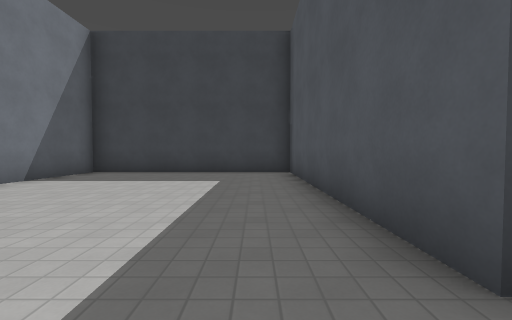
View 1 (above)

14 first-person views from a walk through a level from a Godot 3-D game. The camera is 1.3 m above the floor, tilts 2° down and sees 90° across. The floor is counted in squares, 2 m on a side. Each view is taken from the middle of a square. On the plan, view 1 faces up. The plan holds only what a view shows up to about 9 squares ahead; the rest is blank. The place goes on beyond the plan. Surface patterns are stand-ins for the level's own textures.

View 2
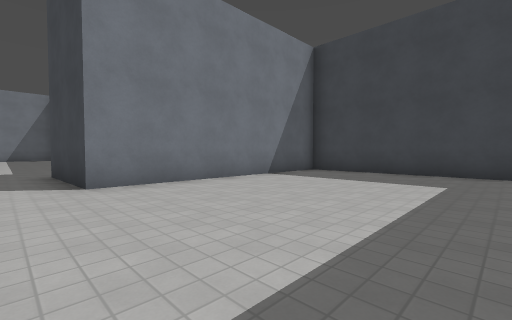

View 3
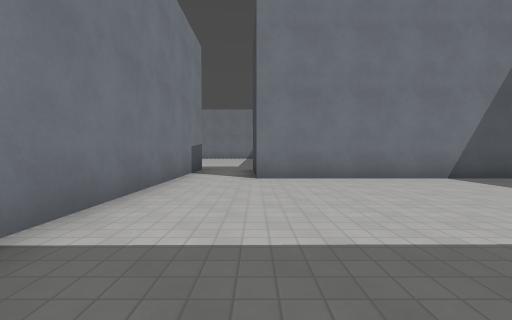

View 4
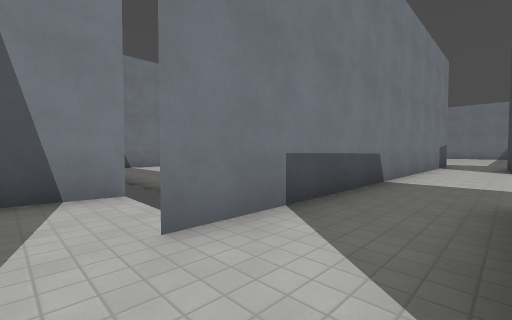

View 5
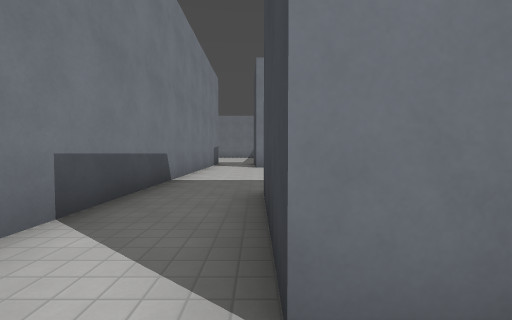

View 6
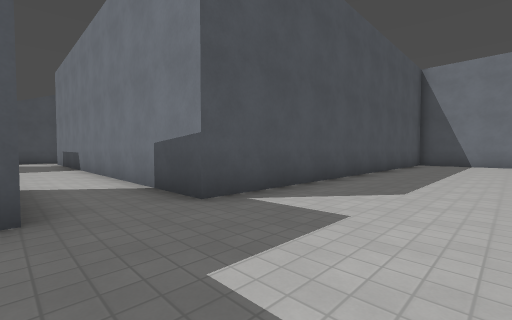

View 7
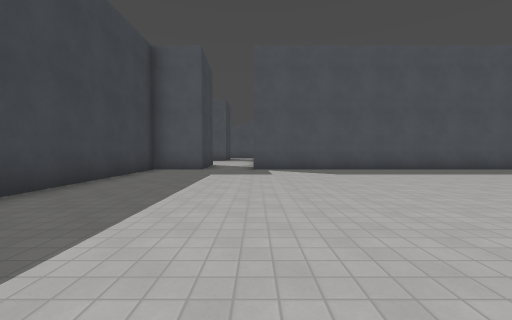

View 8
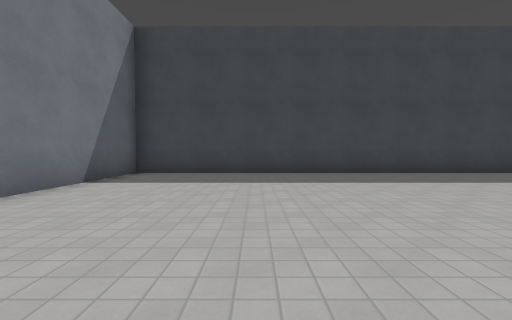

View 9
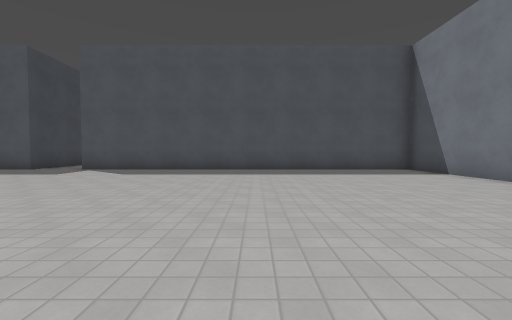

View 10
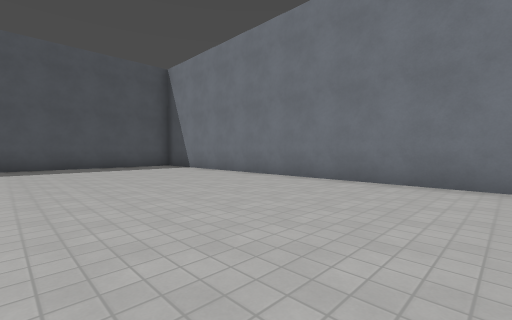

View 11
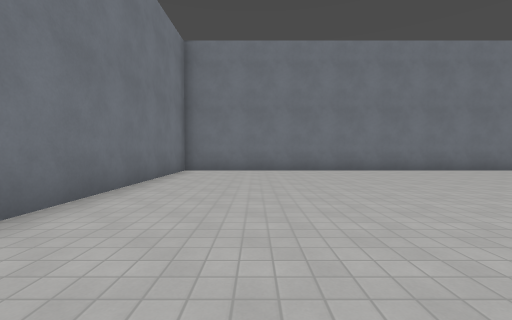

View 12
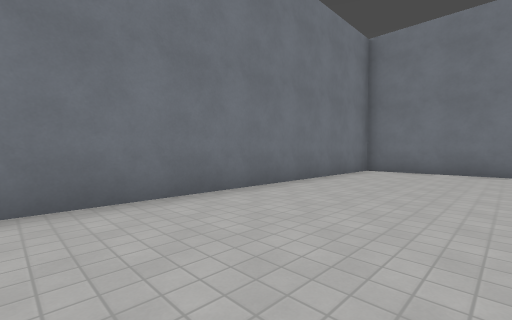

View 13
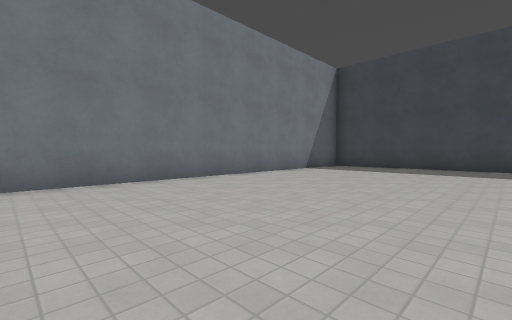

View 14
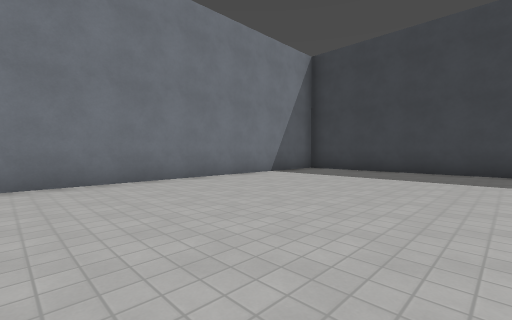

### Floor plan
Points are (right, up) in squares from view 1. A wall is a line through its corners. A room is listed if a view was taken in it or the views show most of it. See-through windows are left out.
Room 1 (views 1, 2, 3)
walls: (-4.4, -0.9) (4.2, -0.9); (4.2, 1.1) (1.1, 1.1) (1, 7.9) (-5, 7.9) (-5.1, 1)
ways out: opening at (4, 0) to room 2; opening at (-5, 0) to room 3
Room 2 (views 4, 5)
walls: (4.2, 2) (4.2, 1.1); (3.7, -2.9) (5.1, -3.1)
ways out: opening at (4, 0) to room 1
Room 3 (views 6, 7, 8, 9, 10, 11, 12, 13, 14)
walls: (-5.1, 1) (-8.1, 0.9) (-8.1, 2.6) (-21.6, 2.6) (-21.6, -12.4) (-8.1, -12.4) (-8.1, -0.9) (-4.4, -0.9)
ways out: opening at (-5, 0) to room 1

Positions as (right, up) in squares from view 1, and headings:
1: (0, 0), facing up
2: (0, 0), facing up-left
3: (1, 1), facing left
4: (5, 1), facing down-left
5: (5, 1), facing left
6: (-11, 1), facing down-right
7: (-17, -1), facing right
8: (-18, -5), facing up
9: (-17, -7), facing right
10: (-19, -7), facing down-right
11: (-13, -10), facing left
12: (-13, -9), facing down-left
13: (-16, -8), facing up-left
14: (-16, -6), facing up-left
